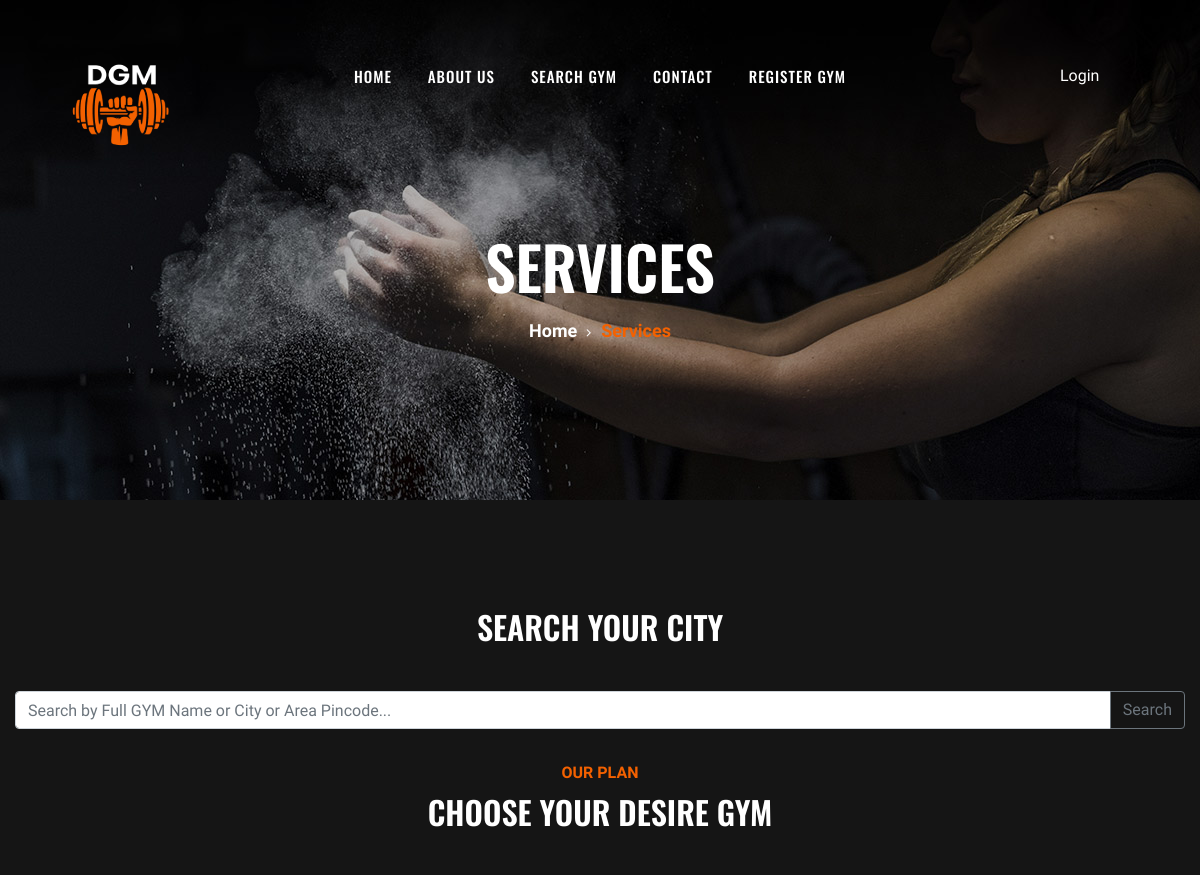
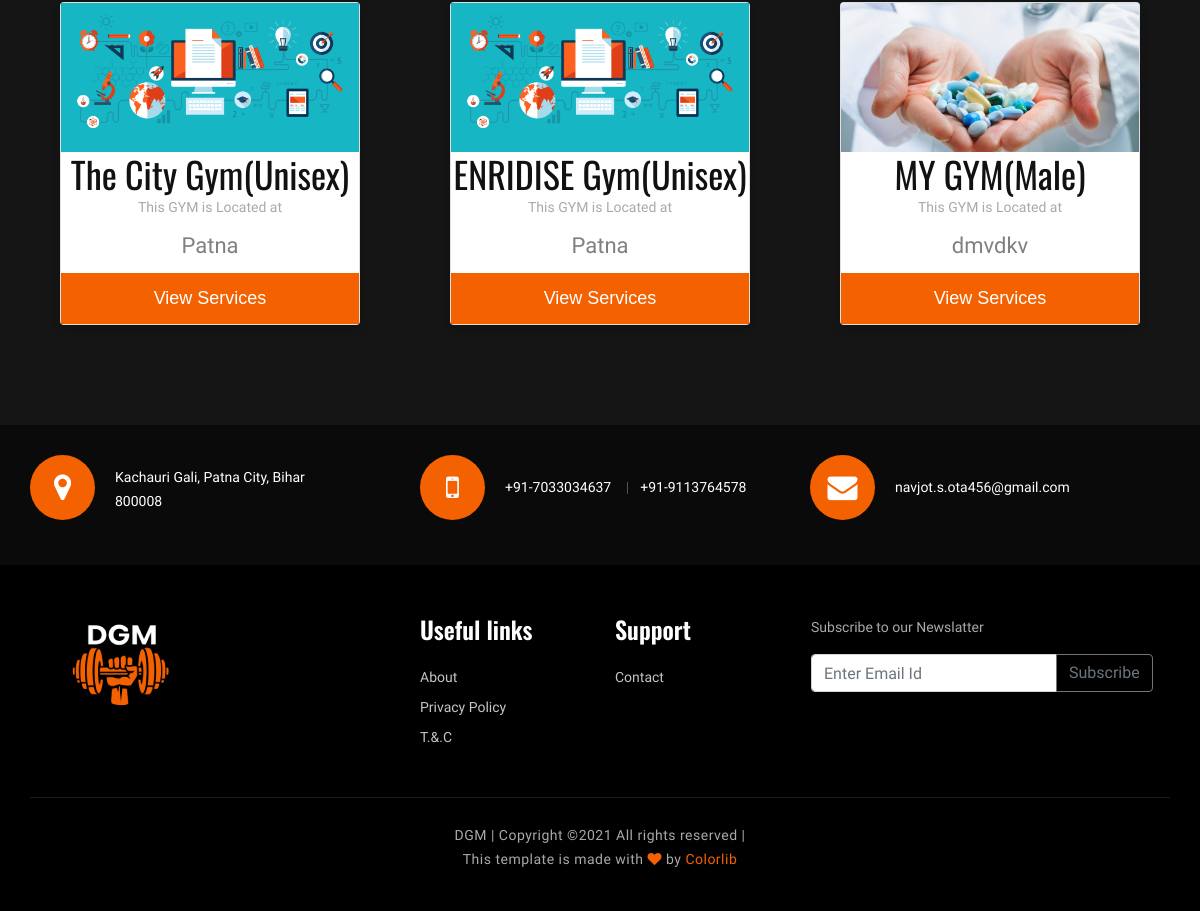
/services.php, run on the app's committed database (2 pictures, top to bottom).
### tables this page shows
CREATE TABLE `vendor_gym_registration` (
  `vendor_id` int(11) NOT NULL,
  `vendor_registration_number` varchar(150) NOT NULL,
  `vendor_name` varchar(250) NOT NULL,
  `vendor_business_name` varchar(250) NOT NULL,
  `vendor_business_description` varchar(800) NOT NULL,
  `vendor_gym_sex` varchar(250) NOT NULL,
  `vendor_email` varchar(250) NOT NULL,
  `vendor_password` varchar(250) NOT NULL,
  `vendor_status` varchar(250) NOT NULL DEFAULT 'Active',
  `vendor_mobile_number` varchar(250) NOT NULL,
  `vendor_address` varchar(250) NOT NULL,
  `vendor_landmark` varchar(250) NOT NULL,
  `vendor_city` varchar(250) NOT NULL,
  `vendor_pincode` varchar(250) NOT NULL,
  `vendor_state` varchar(250) NOT NULL,
  `vendor_pan_detail` varchar(250) NOT NULL,
  `vendor_gst_detail` varchar(250) DEFAULT NULL,
  `vendor_gym_main_img` varchar(250) DEFAULT NULL,
  `vendor_gym_service_img` varchar(250) DEFAULT NULL,
  `vendor_registration_date` timestamp NOT NULL DEFAULT current_timestamp()
);

### services.php (the view, shortened to what this page needs)
<?php
include('includes/database.php');
    $sql = "SELECT * FROM vendor_gym_registration WHERE vendor_status = 'Active'";
    $result = mysqli_query($con,$sql);
?>
<!DOCTYPE html>
<html lang="zxx">
<head>
    <link rel="stylesheet" href="css/bootstrap.min.css" type="text/css">
    <link rel="stylesheet" href="css/font-awesome.min.css" type="text/css">
    <link rel="stylesheet" href="css/flaticon.css" type="text/css">
    <link rel="stylesheet" href="css/owl.carousel.min.css" type="text/css">
    <link rel="stylesheet" href="css/barfiller.css" type="text/css">
    <link rel="stylesheet" href="css/magnific-popup.css" type="text/css">
    <link rel="stylesheet" href="css/slicknav.min.css" type="text/css">
    <link rel="stylesheet" href="css/style.css" type="text/css">
</head>
<body>
    <header class="header-section">
        <div class="container-fluid">
            <div class="row">
                <div class="col-lg-3">
                    <div class="logo">
                        <a href="index.php">
                            <img src="img/DGM-01.png" alt="">
                        </a>
                    </div>
                </div>
                <div class="col-lg-6">
                    <nav class="nav-menu">
                        <ul>
                            <li><a href="index.php">Home</a></li>
                            <li><a href="about-us.php">About Us</a></li>
                            <li><a href="services.php">Search Gym</a></li>
                            <li><a href="contact.php">Contact</a></li>
                            <li><a href="gym-register.php">Register GYM</a></li>
                        </ul>
                    </nav>
                </div>
                <div class="col-lg-3">
                    <div class="top-option">
                        <div class="to-social">
                            <a href="login.php">Login</a>
                            <a>&nbsp; &nbsp; &nbsp; &nbsp; &nbsp; &nbsp; &nbsp; </a>
                        </div>
                    </div>
                </div>
            </div>
        </div>
    </header>
    <section class="breadcrumb-section set-bg" data-setbg="img/breadcrumb-bg.jpg">
        <div class="container">
            <div class="row">
                <div class="col-lg-12 text-center">
                    <div class="breadcrumb-text">
                        <h2>Services</h2>
                        <div class="bt-option">
                            <a href="index.php">Home</a>
                            <span>Services</span>
                        </div>
                    </div>
                </div>
            </div>
        </div>
    </section>
    <section class="services-section spad">
        <div class="container">
            <div class="row">
                <div class="col-lg-12">
                    <div class="section-title">
                        <h2>Search Your City</h2>
                    </div>
                </div>
            </div>
            <div class="row">
                <div class="input-group mb-3">
                    <form action="search_service.php?search=<?= md5(uniqid()) ?>" method="post" class="input-group mb-3">
                        <input type="text" class="form-control" placeholder="Search by Full GYM Name or City or Area Pincode..." name="search_city" aria-label="Search City..." aria-describedby="basic-addon2" required>
                        <div class="input-group-append">
                            <button class="btn btn-outline-secondary" type="submit" name="search">Search</button>
                        </div>
                    </form>
                </div>
            </div>
        </div>
        <div class="container">
            <div class="row">
                <div class="col-lg-12">
                    <div class="section-title">
                        <span>Our Plan</span>
                        <h2>Choose your desire GYM</h2>
                    </div>
                </div>
            </div>
            <div class="row justify-content-center">
                <?php
                while ($rows=mysqli_fetch_array($result))
                {
                    $vendor_business_name = $rows['vendor_business_name'];
                    $vendor_gym_main_img = $rows['vendor_gym_main_img'];
                    $vendor_city = $rows['vendor_city'];
                    $vendor_gym_sex = $rows['vendor_gym_sex'];
                ?>
                <div class="card">
                  <img src="gym-vendor/img/uploadDocuments/gym_main_image/<?= $vendor_gym_main_img ?>" alt="Denim Jeans" style="width:100%">
                  <h2><?= $vendor_business_name ?>(<?= $vendor_gym_sex ?>)</h2>
                  <p>This GYM is Located at</p>
                  <p class="price"><?= $vendor_city ?></p>
                      <form method="post" action="gym-view-services.php?id=<?= md5(uniqid()) ?>&name=<?= hash('sha256', $vendor_business_name) ?>">
                        <button type="submit" name="submit" style="background-color: #F36100;">View Services</button>
                      </form>
                </div>
                <?php } ?>
            </div>
        </div>
    </section>
    <div class="gettouch-section">
        <div class="container">
            <div class="row">
                <div class="col-md-4">
                    <div class="gt-text">
                        <i class="fa fa-map-marker"></i>
                        <p>Kachauri Gali, Patna City, Bihar<br/> 800008</p>
                    </div>
                </div>
                <div class="col-md-4">
                    <div class="gt-text">
                        <i class="fa fa-mobile"></i>
                        <ul>
                            <li>+91-7033034637</li>
                            <li>+91-9113764578</li>
                        </ul>
                    </div>
                </div>
                <div class="col-md-4">
                    <div class="gt-text email">
                        <i class="fa fa-envelope"></i>
                        <p>navjot.s.ota456@gmail.com</p>
                    </div>
                </div>
            </div>
        </div>
    </div>
    <section class="footer-section">
        <div class="container">
            <div class="row">
                <div class="col-lg-4">
                    <div class="fs-about">
                        <div class="fa-logo">
                            <a href="#"><img src="img/DGM-01.png" alt=""></a>
                        </div>
                    </div>
                </div>
                <div class="col-lg-2 col-md-3 col-sm-6">
                    <div class="fs-widget">
                        <h4>Useful links</h4>
                        <ul>
                            <li><a href="about-us.php">About</a></li>
                            <li><a href="#">Privacy Policy</a></li>
                            <li><a href="termsConditions.php">T.&.C</a></li>
                        </ul>
                    </div>
                </div>
                <div class="col-lg-2 col-md-3 col-sm-6">
                    <div class="fs-widget">
                        <h4>Support</h4>
                        <ul>
                            <li><a href="contact.php">Contact</a></li>
                        </ul>
                    </div>
                </div>
                <div style="width: auto; margin-left: 16px">
                    <?php include('includes/subscribe.php'); ?>
                </div>
            </div>
            <div class="row">
                <div class="col-lg-12 text-center">
                    <div class="copyright-text">
                        <p>
  DGM | Copyright &copy;<script>document.write(new Date().getFullYear());</script> All rights reserved | <br> This template is made with <i class="fa fa-heart" aria-hidden="true"></i> by <a href="https://colorlib.com" target="_blank">Colorlib</a>
  </p>
                    </div>
                </div>
            </div>
        </div>
    </section>
</body>
</html>

### css/barfiller.css (style rules this page uses)
body { font-family: Arial; }

### css/style.css (style rules this page uses)
html, body { height: 100%; font-family: "Muli", sans-serif; -webkit-font-smoothing: antialiased; font-smoothing: antialiased; }
h1, h2, h3, h4, h5, h6 { margin: 0; color: #111111; font-weight: 400; font-family: "Oswald", sans-serif; }
h2 { font-size: 36px; }
h4 { font-size: 24px; }
p { font-size: 14px; font-family: "Muli", sans-serif; color: #a9a9a9; font-weight: 400; line-height: 24px; margin: 0 0 15px 0; }
img { max-width: 100%; }
ul, ol { padding: 0; margin: 0; }
.section-title { margin-bottom: 45px; text-align: center; }
.section-title span { font-size: 16px; color: #f36100; text-transform: uppercase; font-weight: 700; }
.section-title h2 { color: #ffffff; font-size: 32px; font-weight: 600; text-transform: uppercase; margin-top: 8px; }
.set-bg { background-repeat: no-repeat; background-size: cover; background-position: top center; }
.spad { padding-top: 100px; padding-bottom: 100px; }
.header-section { position: absolute; left: 0; top: 0; width: 100%; padding: 0 15px; padding-top: 55px; z-index: 99; }
.logo a { display: inline-block; }
.nav-menu { text-align: center; }
.nav-menu ul li { list-style: none; display: inline-block; margin-right: 32px; position: relative; z-index: 1; }
.nav-menu ul li:last-child { margin-right: 0; }
.nav-menu ul li a { color: #ffffff; display: block; font-size: 15px; font-weight: 500; text-transform: uppercase; letter-spacing: 1px; font-family: "Oswald", sans-serif; padding: 10px 0px; position: relative; -webkit-transition: all 0.3s; -o-transition: all 0.3s; transition: all 0.3s; }
.nav-menu ul li a:after { position: absolute; left: 0; top: 22px; height: 1px; width: 100%; background: #f36100; content: ""; -webkit-transform: rotate(-20deg); -ms-transform: rotate(-20deg); transform: rotate(-20deg); opacity: 0; -webkit-transition: all 0.3s; -o-transition: all 0.3s; transition: all 0.3s; }
.top-option { text-align: right; padding: 9px 0; }
.top-option .to-social { display: inline-block; }
.top-option .to-social a { display: inline-block; color: #ffffff; font-size: 16px; margin-left: 15px; }
.gettouch-section { background: #0a0a0a; padding: 30px 0 15px; }
.gt-text { overflow: hidden; margin-bottom: 30px; }
.gt-text i { font-size: 30px; color: #ffffff; display: inline-block; height: 65px; width: 65px; background: #f36100; border-radius: 50%; line-height: 65px; text-align: center; float: left; margin-right: 20px; }
.gt-text p { overflow: hidden; color: #ffffff; margin-bottom: 0; padding-top: 10px; }
.gt-text ul { overflow: hidden; padding-top: 20px; }
.gt-text ul li { list-style: none; font-size: 14px; color: #ffffff; margin-right: 25px; display: inline-block; position: relative; }
.gt-text ul li:after { position: absolute; right: -18px; top: 0; content: "|"; color: #545454; }
.gt-text ul li:last-child { margin-right: 0; }
.gt-text ul li:last-child:after { display: none; }
.gt-text.email p { padding-top: 20px; }
.footer-section { background: #000000; padding-top: 50px; }
.fs-about { margin-bottom: 30px; }
.fs-about .fa-logo { margin-bottom: 30px; }
.fs-about .fa-logo a { display: inline-block; }
.fs-widget { margin-bottom: 30px; }
.fs-widget h4 { color: #ffffff; font-weight: 600; margin-bottom: 18px; }
.fs-widget ul li { list-style: none; }
.fs-widget ul li a { font-size: 14px; color: #c4c4c4; line-height: 30px; }
.copyright-text { font-size: 14px; color: #c4c4c4; letter-spacing: 0.5px; border-top: 1px solid #1a1a1a; padding: 25px 0; margin-top: 15px; }
.copyright-text a, .copyright-text i { color: #f36100; }
.breadcrumb-section { height: 500px; padding-top: 230px; }
.breadcrumb-text h2 { font-size: 60px; color: #ffffff; font-weight: 600; text-transform: uppercase; margin-bottom: 15px; }
.breadcrumb-text .bt-option a { font-size: 18px; color: #ffffff; font-weight: 700; display: inline-block; position: relative; margin-right: 20px; }
.breadcrumb-text .bt-option a:after { position: absolute; right: -14px; top: 6px; font-family: "FontAwesome"; content: ""; font-size: 13px; font-weight: 400; }
.breadcrumb-text .bt-option span { font-size: 18px; color: #f36100; font-weight: 700; }
.services-section { background: #151515; }
@media only screen and (min-width: 1200px) { .container { max-width: 1170px; } }

### data on the page
vendor_gym_registration: vendor_gym_main_img (picture), vendor_business_name "The City Gym", vendor_gym_sex "Unisex", vendor_city "Patna"
vendor_gym_registration: vendor_gym_main_img (picture), vendor_business_name "ENRIDISE Gym", vendor_gym_sex "Unisex", vendor_city "Patna"
vendor_gym_registration: vendor_gym_main_img (picture), vendor_business_name "MY GYM", vendor_gym_sex "Male", vendor_city "dmvdkv"
